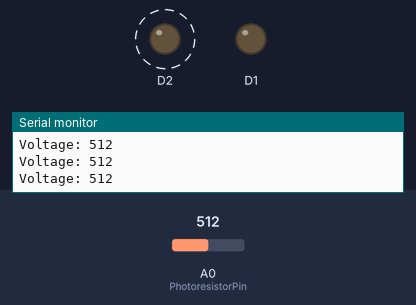
The sketch below on a simulated ESP8266 (NodeMCU). Parts: output pins drawn as LEDs (lit = HIGH), the last lines printed to the serial monitor. Dashed ring = blinking. Inputs (shaded band) come from the test bench; at power-on: A0 (PhotoresistorPin) = 512.

Above: at 1.3 s.
1.4 s: A0 (PhotoresistorPin) set to 987
4.4 s: A0 (PhotoresistorPin) set to 1017
At 4.9 s:
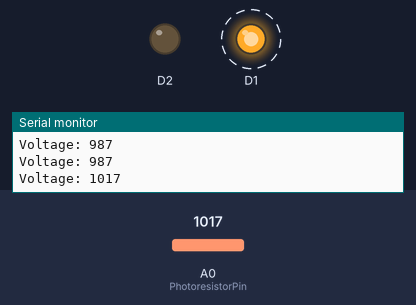
7.4 s: A0 (PhotoresistorPin) set to 990
At 7.9 s:
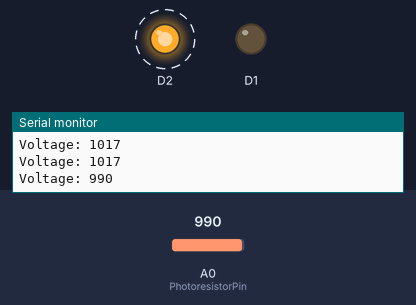
10.4 s: A0 (PhotoresistorPin) set to 1010
At 10.9 s:
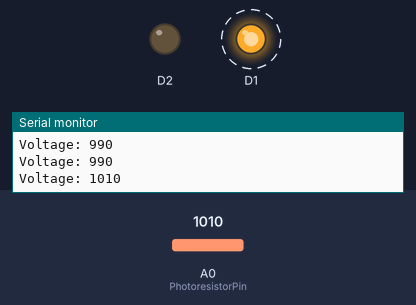
Timing chart, 0 to 14.4 s (numbered marks = the images above; inputs shaded):
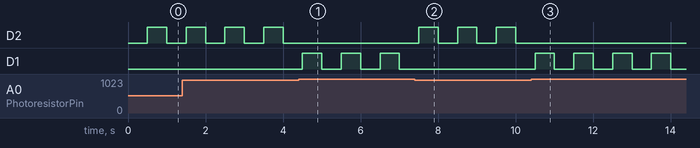

Measured:
- the behaviour switches between 999 and 1000 on A0 (PhotoresistorPin) (found by bisection; images 0 and 1)
- after the input at 4.4 s, D2: stops changing and stays LOW; D1: alternates HIGH for 0.50 s and LOW for 0.50 s, starting after 0.10 s
- after the input at 7.4 s, D2: alternates HIGH for 0.50 s and LOW for 0.50 s, starting after 0.10 s; D1: stops changing and stays LOW
- after the input at 10.4 s, D2: stops changing and stays LOW; D1: alternates HIGH for 0.50 s and LOW for 0.50 s, starting after 0.11 s
- by itself, D2: alternates HIGH for 0.50 s and LOW for 0.50 s

The sketch:

photoresistor.ino
```cpp
int PhotoresistorPin = A0;
int Green = D1;
int Blue = D2;
int Vo;

class Led{
  private:
    int pin;
    unsigned long last_click_time = 0;
    bool is_pin_on = false;

  public:
    Led(int input_pin) {
      pin = input_pin;
      pinMode(pin, OUTPUT);
      digitalWrite(pin, LOW);

      //Set boolean variable to false
      is_pin_on = false;
      last_click_time = millis();
    }

  void flash(unsigned long on_time, unsigned long off_time) {
    unsigned long current_time = millis();
      //if statement to check if motor is running
      if (is_pin_on) {
        if (current_time - last_click_time >= on_time) {
          digitalWrite(pin, LOW);
          last_click_time = current_time;
          is_pin_on = false;
        }
      } else {
        if (current_time - last_click_time >= off_time) {
          digitalWrite(pin, HIGH);
          last_click_time = current_time;
          is_pin_on = true;
        }
      }
  }
};

Led greenLed(Green);
Led blueLed(Blue);

void setup() {
  Serial.begin(9600);
  pinMode(A0, INPUT);
}

void loop() {
  Vo = analogRead(PhotoresistorPin);

  if (Vo < 1000) {
    blueLed.flash(500, 500);
  } else {
    greenLed.flash(500, 500);
  }
  Serial.print("Voltage: ");
  Serial.println(Vo);
  delay(500);
}
```
